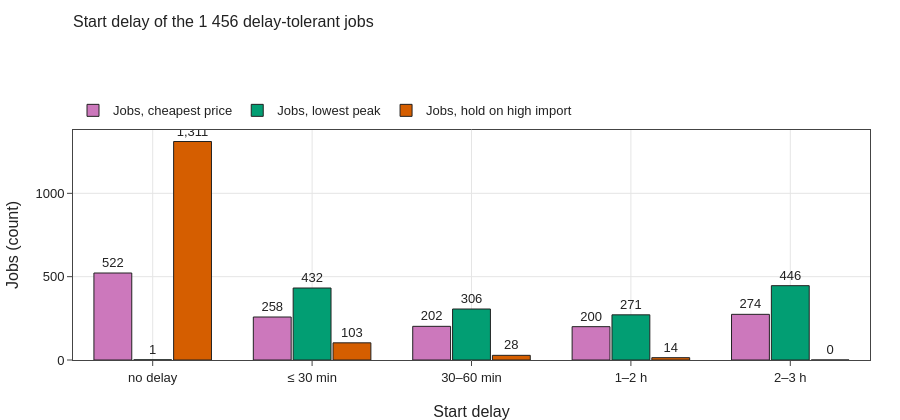

Here is the notebook cell this chart was saved with:
### Code cell
bins = [-1, 0, 30 * 60, 60 * 60, 120 * 60, 180 * 60]
labels = ["no delay", "≤ 30 min", "30–60 min", "1–2 h", "2–3 h"]
delays = pd.DataFrame({
    n: pd.cut(runs[n]["jobs"].query("delay_tolerant").delay_s, bins, labels=labels)
         .value_counts().reindex(labels)
    for n in NAMES.values() if n != NAMES["on_arrival"]})
fig = vp.grouped_bars(delays, title="Start delay of the 1 456 delay-tolerant jobs",
                      y_title="Jobs (count)", x_title="Start delay")
fig.update_traces(texttemplate="%{y:,.0f}")
vp.save(fig, OUT / "start_delays", png=True)
fig.show()

### Figure 1 — Plotly figure (JSON) as saved in the notebook; plotly's stock layout.template omitted (floating-point values rounded to 4 significant figures)
{"data": [{"marker": {"color": "#cc78bc", "line": {"color": "#222222", "width": 1}}, "name": "Jobs, cheapest price", "orientation": "v", "text": ["522.0", "258.0", "202.0", "200.0", "274.0"], "textposition": "outside", "texttemplate": "%{y:,.0f}", "type": "bar", "x": ["no delay", "≤ 30 min", "30–60 min", "1–2 h", "2–3 h"], "y": [522, 258, 202, 200, 274]}, {"marker": {"color": "#029e73", "line": {"color": "#222222", "width": 1}}, "name": "Jobs, lowest peak", "orientation": "v", "text": ["1.0", "432.0", "306.0", "271.0", "446.0"], "textposition": "outside", "texttemplate": "%{y:,.0f}", "type": "bar", "x": ["no delay", "≤ 30 min", "30–60 min", "1–2 h", "2–3 h"], "y": [1, 432, 306, 271, 446]}, {"marker": {"color": "#d55e00", "line": {"color": "#222222", "width": 1}}, "name": "Jobs, hold on high import", "orientation": "v", "text": ["1,311.0", "103.0", "28.0", "14.0", "0.0"], "textposition": "outside", "texttemplate": "%{y:,.0f}", "type": "bar", "x": ["no delay", "≤ 30 min", "30–60 min", "1–2 h", "2–3 h"], "y": [1311, 103, 28, 14, 0]}], "layout": {"bargap": 0.25, "bargroupgap": 0.05, "barmode": "group", "height": 420, "hovermode": "closest", "showlegend": true, "title": {"text": "Start delay of the 1 456 delay-tolerant jobs"}, "xaxis": {"title": {"text": "Start delay"}}, "yaxis": {"title": {"text": "Jobs (count)"}}}}
